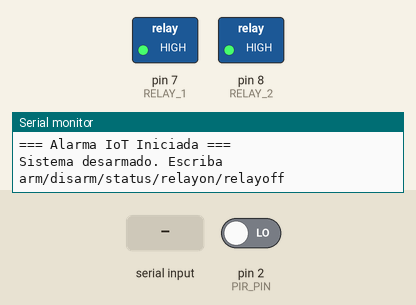
A sketch run on a simulated Arduino Uno, built with avr-gcc and run on an emulated ATmega328P. Shown: switched loads named in the sketch (green lamp = pin HIGH), the last lines printed to the serial monitor. The test bench sets the inputs (shaded band); at power-on: pin 2 (PIR_PIN) LOW.

Above: at 2.2 s.
2.3 s: "relayon\n" received over Serial
At 2.8 s:
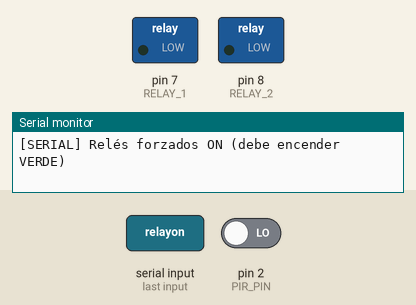
3.8 s: "CMD:siren:\n" received over the second serial link
At 4.7 s:
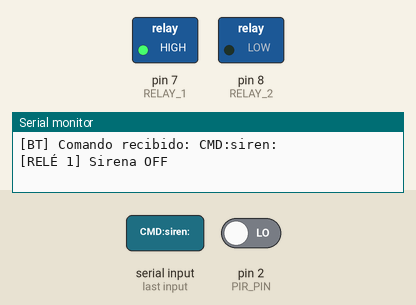
9.8 s: "disarm\n" received over Serial
At 10.7 s:
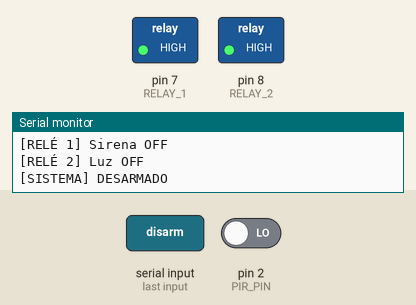
Timing chart, 0 to 12.4 s (numbered marks = the images above; inputs shaded):
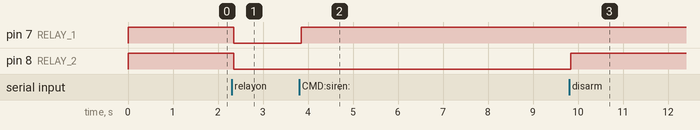

The sketch:

alarma_bt.ino
```cpp
/*
 * Alarma IoT - Arduino UNO + HC-05 + PIR + 2 Relés
 *
 * Conexiones:
 *   HC-05 TX  -> Pin 10 (SoftwareSerial RX)
 *   HC-05 RX  -> Pin 11 (SoftwareSerial TX)
 *   PIR OUT   -> Pin 2  (Interrupción)
 *   Relé 1    -> Pin 7  (Sirena)
 *   Relé 2    -> Pin 8  (Luz)
 *
 * Protocolo Bluetooth:
 *   Arduino -> App: SENSOR:motion:1, STATUS:siren:1, etc.
 *   App -> Arduino: CMD:siren:1, CMD:arm:0, etc.
 */

#include <SoftwareSerial.h>

// === PINES ===
#define BT_RX       10    // HC-05 TX conectado a Arduino pin 10
#define BT_TX       11    // HC-05 RX conectado a Arduino pin 11
#define PIR_PIN     2     // Sensor PIR (interrupción INT0)
#define RELAY_1     7     // Relé 1 - Sirena
#define RELAY_2     8     // Relé 2 - Luz

// === ESTADO DEL SISTEMA ===
bool sistemaArmado = false;
bool sirenaEncendida = false;
bool luzEncendida = false;
bool movimientoDetectado = false;
bool estadoMovimientoAnterior = false;

// === NIVEL DE ACTIVACIÓN DE RELÉS ===
// Módulo de BAJO nivel: LOW = bobina energizada (verde), HIGH = apagada (rojo)
const int RELAY_ON = LOW;
const int RELAY_OFF = HIGH;

// === BLUETOOTH ===
SoftwareSerial bluetooth(BT_RX, BT_TX);

// === TIMING ===
unsigned long ultimoEnvioMovimiento = 0;
const unsigned long INTERVALO_ENVIO = 500; // Enviar estado cada 500ms max
unsigned long ultimoParpadeo = 0;
bool estadoLed = false;

// === RETARDO DE APAGADO ===
const unsigned long RETARDO_APAGADO = 5000; // 5 segundos antes de apagar relés
unsigned long inicioSinMovimiento = 0;
bool esperandoApagado = false;

void setup() {
  // Serial para debug (monitor serial)
  Serial.begin(9600);
  Serial.setTimeout(50); // No bloquear si llega datos sin salto de línea

  // Bluetooth
  bluetooth.begin(9600);
  bluetooth.setTimeout(50); // Evita bloqueos de 1s con basura del HC-05

  // Pines de salida
  pinMode(RELAY_1, OUTPUT);
  pinMode(RELAY_2, OUTPUT);

  // Pin de entrada
  pinMode(PIR_PIN, INPUT);

  // Estado inicial: todo apagado
  digitalWrite(RELAY_1, RELAY_OFF);
  digitalWrite(RELAY_2, RELAY_OFF);

  // Mensaje de inicio
  Serial.println(F("=== Alarma IoT Iniciada ==="));
  Serial.println(F("Sistema desarmado. Escriba arm/disarm/status/relayon/relayoff"));

  // Enviar estado inicial al conectarse
  delay(1000);
  enviarEstado();
}

void loop() {
  // === LEER COMANDOS BLUETOOTH ===
  if (bluetooth.available()) {
    String comando = bluetooth.readStringUntil('\n');
    comando.trim();
    if (comando.length() > 0) {
      procesarComando(comando);
    }
  }

  // === LEER COMANDOS SERIALES (prueba sin Bluetooth) ===
  if (Serial.available()) {
    String cmdSerial = Serial.readStringUntil('\n');
    cmdSerial.trim();
    if (cmdSerial == "arm") {
      procesarComando("CMD:arm:1");
    } else if (cmdSerial == "disarm") {
      procesarComando("CMD:arm:0");
    } else if (cmdSerial == "status") {
      procesarComando("CMD:status");
    } else if (cmdSerial == "relayon") {
      digitalWrite(RELAY_1, RELAY_ON);
      digitalWrite(RELAY_2, RELAY_ON);
      Serial.println(F("[SERIAL] Relés forzados ON (debe encender VERDE)"));
    } else if (cmdSerial == "relayoff") {
      digitalWrite(RELAY_1, RELAY_OFF);
      digitalWrite(RELAY_2, RELAY_OFF);
      Serial.println(F("[SERIAL] Relés forzados OFF (rojo = alimentación)"));
    } else if (cmdSerial.length() > 0) {
      Serial.println(F("[SERIAL] Comando no reconocido (arm/disarm/status/relayon/relayoff)"));
    }
  }

  // === LEER SENSOR PIR ===
  bool movimientoActual = digitalRead(PIR_PIN) == HIGH;

  // Detectar cambio de estado
  if (movimientoActual != estadoMovimientoAnterior) {
    estadoMovimientoAnterior = movimientoActual;

    if (movimientoActual) {
      // Movimiento detectado
      Serial.println(F("[PIR] Movimiento DETECTADO"));
      bluetooth.println(F("SENSOR:motion:1"));
      movimientoDetectado = true;

      // Si el sistema está armado, activar alarmas
      if (sistemaArmado) {
        activarSirena();
        activarLuz();
        bluetooth.println(F("ALERT:motion:1"));
        Serial.println(F("[ALERTA] Sistema armado - Alarmas activadas"));
        esperandoApagado = false; // Cancelar apagado pendiente si vuelve el movimiento
      }
    } else {
      // Sin movimiento
      Serial.println(F("[PIR] Sin movimiento"));
      bluetooth.println(F("SENSOR:motion:0"));
      movimientoDetectado = false;

      // Si estaba armado, programar apagado de relés tras el retardo
      if (sistemaArmado && (sirenaEncendida || luzEncendida)) {
        esperandoApagado = true;
        inicioSinMovimiento = millis();
        Serial.print(F("[ALERTA] Sin movimiento - apagando relés en "));
        Serial.print(RETARDO_APAGADO / 1000);
        Serial.println(F(" s..."));
      }
    }
  }

  // === APAGADO PROGRAMADO DE RELÉS ===
  if (esperandoApagado) {
    if (!sistemaArmado || (!sirenaEncendida && !luzEncendida)) {
      esperandoApagado = false; // Se desarmó o ya se apagaron
    } else if (millis() - inicioSinMovimiento >= RETARDO_APAGADO) {
      esperandoApagado = false;
      unsigned long transcurrido = (millis() - inicioSinMovimiento) / 1000;
      apagarSirena();
      apagarLuz();
      Serial.print(F("[ALERTA] Movimiento terminó - relés apagados (transcurrido: "));
      Serial.print(transcurrido);
      Serial.println(F(" s)"));
    }
  }

  // === ENVIAR ESTADO PERIÓDICAMENTE ===
  if (millis() - ultimoEnvioMovimiento > INTERVALO_ENVIO) {
    ultimoEnvioMovimiento = millis();
    enviarEstadoSensores();
  }

  delay(50); // Pequeña pausa para estabilidad
}

// === PROCESAR COMANDOS RECIBIDOS ===
void procesarComando(String cmd) {
  Serial.print(F("[BT] Comando recibido: "));
  Serial.println(cmd);

  // CMD:siren:1 o CMD:siren:0
  if (cmd.startsWith("CMD:siren:")) {
    int valor = cmd.charAt(10) - '0';
    if (valor == 1) {
      activarSirena();
    } else {
      apagarSirena();
    }
  }
  // CMD:light:1 o CMD:light:0
  else if (cmd.startsWith("CMD:light:")) {
    int valor = cmd.charAt(10) - '0';
    if (valor == 1) {
      activarLuz();
    } else {
      apagarLuz();
    }
  }
  // CMD:arm:1 o CMD:arm:0
  else if (cmd.startsWith("CMD:arm:")) {
    int valor = cmd.charAt(8) - '0';
    if (valor == 1) {
      sistemaArmado = true;
      Serial.println(F("[SISTEMA] ARMADO"));
      bluetooth.println(F("STATUS:armed:1"));
    } else {
      sistemaArmado = false;
      apagarSirena();
      apagarLuz();
      Serial.println(F("[SISTEMA] DESARMADO"));
      bluetooth.println(F("STATUS:armed:0"));
    }
  }
  // CMD:status
  else if (cmd == "CMD:status") {
    enviarEstado();
  }
  // Comando no reconocido
  else {
    Serial.println(F("[BT] Comando no reconocido"));
  }
}

// === CONTROL DE ALARMAS ===
void activarSirena() {
  digitalWrite(RELAY_1, RELAY_ON);
  sirenaEncendida = true;
  Serial.println(F("[RELÉ 1] Sirena ON"));
  bluetooth.println(F("STATUS:siren:1"));
}

void apagarSirena() {
  digitalWrite(RELAY_1, RELAY_OFF);
  sirenaEncendida = false;
  Serial.println(F("[RELÉ 1] Sirena OFF"));
  bluetooth.println(F("STATUS:siren:0"));
}

void activarLuz() {
  digitalWrite(RELAY_2, RELAY_ON);
  luzEncendida = true;
  Serial.println(F("[RELÉ 2] Luz ON"));
  bluetooth.println(F("STATUS:light:1"));
}

void apagarLuz() {
  digitalWrite(RELAY_2, RELAY_OFF);
  luzEncendida = false;
  Serial.println(F("[RELÉ 2] Luz OFF"));
  bluetooth.println(F("STATUS:light:0"));
}

// === ENVIAR ESTADO COMPLETO ===
void enviarEstado() {
  String msg;
  msg = "STATUS:armed:"; msg += sistemaArmado ? "1" : "0"; bluetooth.println(msg);
  msg = "STATUS:siren:"; msg += sirenaEncendida ? "1" : "0"; bluetooth.println(msg);
  msg = "STATUS:light:"; msg += luzEncendida ? "1" : "0"; bluetooth.println(msg);
  msg = "SENSOR:motion:"; msg += movimientoDetectado ? "1" : "0"; bluetooth.println(msg);
}

// === ENVIAR ESTADO DE SENSORES ===
void enviarEstadoSensores() {
  // Solo enviar si hay cambio o periódicamente
  static bool ultimoEstadoArmed = false;
  static bool ultimoEstadoSiren = false;
  static bool ultimoEstadoLight = false;
  String msg;

  if (sistemaArmado != ultimoEstadoArmed) {
    ultimoEstadoArmed = sistemaArmado;
    msg = "STATUS:armed:"; msg += sistemaArmado ? "1" : "0"; bluetooth.println(msg);
  }
  if (sirenaEncendida != ultimoEstadoSiren) {
    ultimoEstadoSiren = sirenaEncendida;
    msg = "STATUS:siren:"; msg += sirenaEncendida ? "1" : "0"; bluetooth.println(msg);
  }
  if (luzEncendida != ultimoEstadoLight) {
    ultimoEstadoLight = luzEncendida;
    msg = "STATUS:light:"; msg += luzEncendida ? "1" : "0"; bluetooth.println(msg);
  }
}
```

Measured:
- after the input at 2.3 s, pin 7 (RELAY_1), pin 8 (RELAY_2): HIGH → LOW after 0.05 s
- after the input at 3.8 s, pin 7 (RELAY_1): LOW → HIGH after 0.05 s
- after the input at 9.8 s, pin 8 (RELAY_2): LOW → HIGH at once
